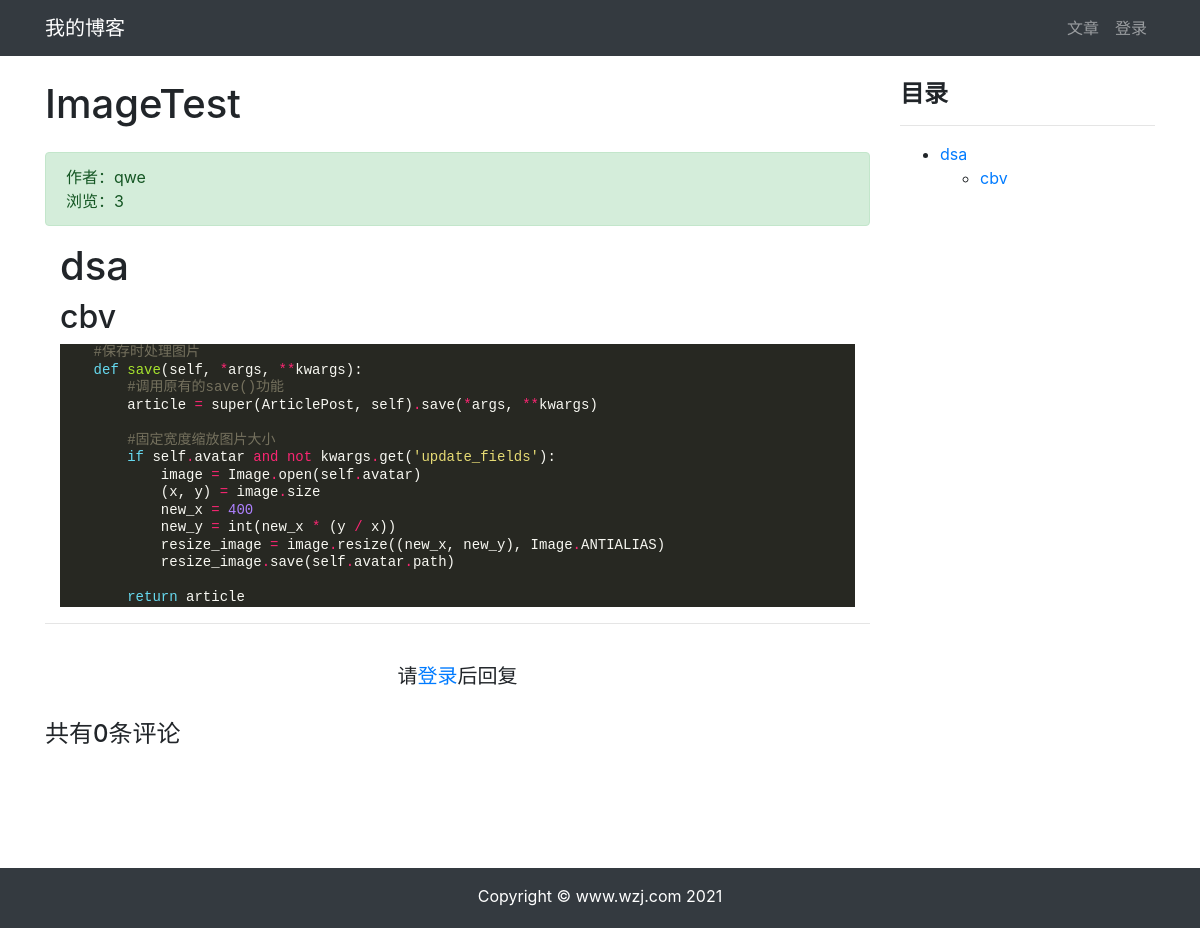
/article/article-detail/22, run on the app's committed database.
### article/models.py (models this page shows, shortened)
class ArticlePost(models.Model):
    column = models.ForeignKey(
        ArticleColumn,
        null=True,
        blank=True,
        on_delete=models.CASCADE,
        related_name='article',
    )
    avatar = models.ImageField(upload_to='article/%Y%m%d', blank=True)
    def save(self, *args, **kwargs):
        article = super(ArticlePost, self).save(*args, **kwargs)
        return article
    author = models.ForeignKey(User, on_delete=models.CASCADE)
    title = models.CharField(max_length=100)
    body = models.TextField()
    created = models.DateTimeField(default=timezone.now)
    updated = models.DateTimeField(auto_now=True)
    total_views = models.PositiveIntegerField(default=0)
    tags = TaggableManager(blank=True)
    class Meta:
        ordering = ('-created',)

### article/views.py (the view)
# urls.py: path('article-detail/<int:id>', views.article_detail, name='article_detail'),
def article_detail(request, id):
    article = ArticlePost.objects.get(id=id)
    comments = Comment.objects.filter(article=id)
    article.total_views += 1
    article.save(update_fields=['total_views'])
    md = markdown.Markdown(
        extensions=[
            'markdown.extensions.extra',
            'markdown.extensions.codehilite',
            'markdown.extensions.toc',
        ]
    )
    article.body = md.convert(article.body)
    comment_form = CommentForm()
    context = {
        'article': article,
        'toc': md.toc,
        'comments': comments,
        'comment_form': comment_form,
        }
    return render(request, 'article/detail.html', context)

### templates/article/detail.html (shortened to what this page needs)
{% extends "base.html" %}
{% load staticfiles %}
{% block content %}
<link rel="stylesheet" href="{% static 'cheditor/plugins/prism/prism.css' %}">
<div class="container">
    <div class="row">
        <div class="col-9">
            <h1 class="mt-4 mb-4">{{ article.title }}</h1>
            <div class="alert alert-success">
                <div>
                    作者：{{ article.author }}
                </div>
                <div>浏览：{{ article.total_views }}</div>
            </div>
            <div class="col-12">
                <p>{{ article.body|safe }}</p>
            </div>
            <hr>
            {% if user.is_authenticated %}
                <div>
                    <form
                        action="{% url 'comment:post_comment' article.id %}"
                        method="POST"
                    >
                    {% csrf_token %}
                        <div class="form-group">
                            <label for="body">
                                <strong>
                                    我也要发言：
                                </strong>
                            </label>
                            <!-- <textarea
                                type="text"
                                class="form-control"
                                id="body"
                                name="body"
                                rows="2"></textarea> -->
                                <div>
                                    {{ comment_form.media }}
                                    {{ comment_form.body }}
                                </div>
                        </div>
                        <button type="submit" class="btn btn-primary ">发送</button>
                    </form>
                </div>
                <br>
            {% else %}
                <br>
                <h5 class="row justify-content-center">
                    请<a href="{% url 'userprofile:login' %}">登录</a>后回复
                </h5>
                <br>
            {% endif %}
            <h4>共有{{ comments.count }}条评论</h4>
        </div>
        <div class="col-3 mt-4" id="sidebar" class="sidebar">
            <div class="sidebar__inner">
                <h4><strong>目录</strong></h4>
                <hr>
                    <div>
                        {{ toc|safe }}
                    </div>
            </div>
        </div>
    </div>
</div>
{% endblock content %}

### static/md_css/monokai.css (style rules this page uses)
pre { line-height: 125%; }
.codehilite { background: #272822; color: #f8f8f2 }
.codehilite .k { color: #66d9ef }
.codehilite .n { color: #f8f8f2 }
.codehilite .o { color: #f92672 }
.codehilite .p { color: #f8f8f2 }
.codehilite .c1 { color: #75715e }
.codehilite .nb { color: #f8f8f2 }
.codehilite .nf { color: #a6e22e }
.codehilite .ow { color: #f92672 }
.codehilite .w { color: #f8f8f2 }
.codehilite .mi { color: #ae81ff }
.codehilite .s1 { color: #e6db74 }
.codehilite .bp { color: #f8f8f2 }

### templates/article/detail.html (style rules this page uses)
.sidebar__inner { transform: translate(0, 0); transform: translate3d(0, 0, 0); will-change: position, transform; }

### templates/base.html (style rules this page uses)
html, body { height: 100%; margin: 0; }

### data on the page
ArticlePost: title "ImageTest", author "qwe", total_views "3", body "dsa cbv #保存时处理图片 def save ( self , * args , ** kwargs ): #调用原有的save()功能 article = super ( ArticlePost , self ) . save ( * args , ** kwargs ) #固定宽度缩放图片大小 if self . avatar and not kwargs . get ( 'update_fields' ): image = Image . open ( self . avatar ) ( x , y ) = image . size new_x = 400 new_y = int ( new_x * ( y / x )) resize_image = image . resize (( new_x , new_y ), Image . ANTIALIAS ) resize_image . save ( self . avatar . path ) return article"

### other printed values
{{ comments.count }} "0"
{{ toc|safe }} "dsa cbv"
